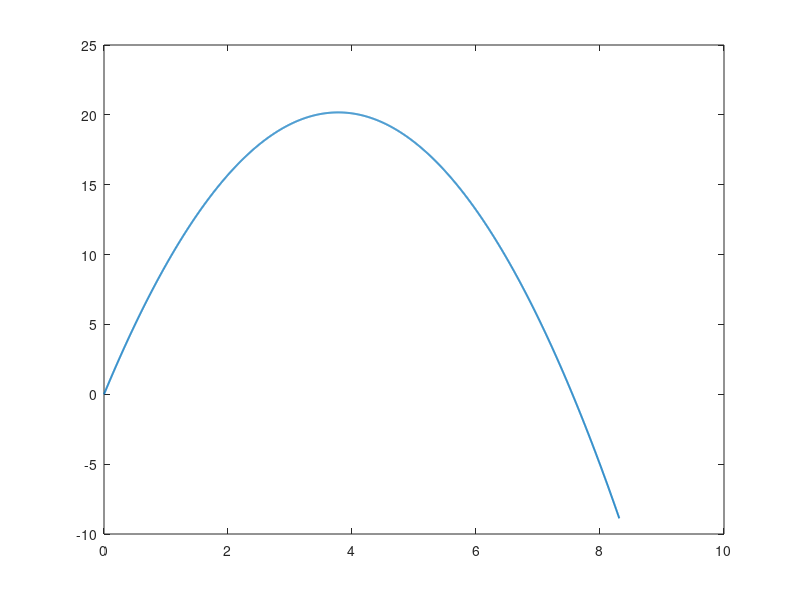

The MATLAB script that drew this image: (Note: this script raises an error after producing the figure.)
%% S0: circular worldline-instanton action baseline
clear; close all;

mass = 1.7;
chargeField = 0.45;
Rstar = mass/chargeField;
Sstar = pi*mass^2/chargeField;
R = linspace(0,2.2*Rstar,2000)';
S = 2*pi*mass*R - pi*chargeField*R.^2;

% The Euclidean instanton is an extremum; in this reduced expression it is
% the stationary radius. The physical tunnelling exponent uses Sstar.
[~,idx] = min(abs(R-Rstar));
fprintf('R*=%.12g, grid R=%.12g, S*=%.12g, grid S=%.12g\n', ...
    Rstar,R(idx),Sstar,S(idx));

% Verify stationary derivative and analytic action.
dSdR = 2*pi*mass - 2*pi*chargeField*Rstar;
assert(abs(dSdR) < 1e-12);
assert(abs(S(idx)-Sstar)/Sstar < 5e-3);

figure('Name','Schwinger Circular Action Baseline');
plot(R,S,'LineWidth',1.4); hold on;
xline(Rstar,'--'); yline(Sstar,'--');
xlabel('worldline radius R'); ylabel('S(R)'); grid on;
title('Circular worldline action: stationary point at m/|qE|');
